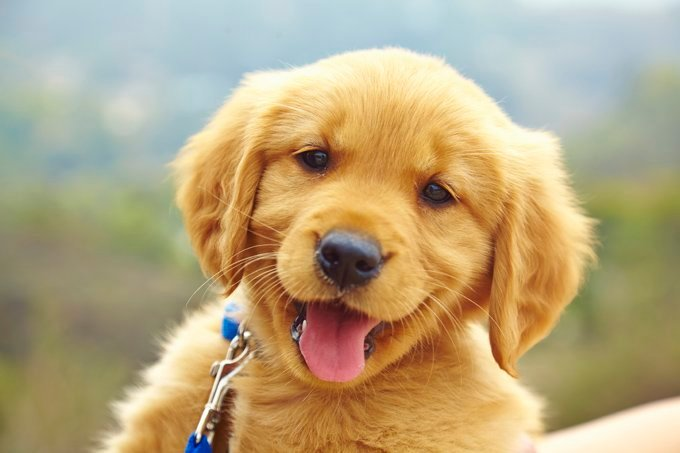
#> input picture res/puppy.jpg, 680 x 453 px
$ python noise.py
#> lines starting #> are read from the running program, lines starting #| are printed output that depends on the picture
### utils.py
import numpy as np
from PIL import Image


# [5 lines left out: function read_img, not called in this run]


def read_img_mono(path):
    # The L flag converts it to 1 channel.
#> called with path = 'res/puppy.jpg'
    img = Image.open(path).convert(mode="L")
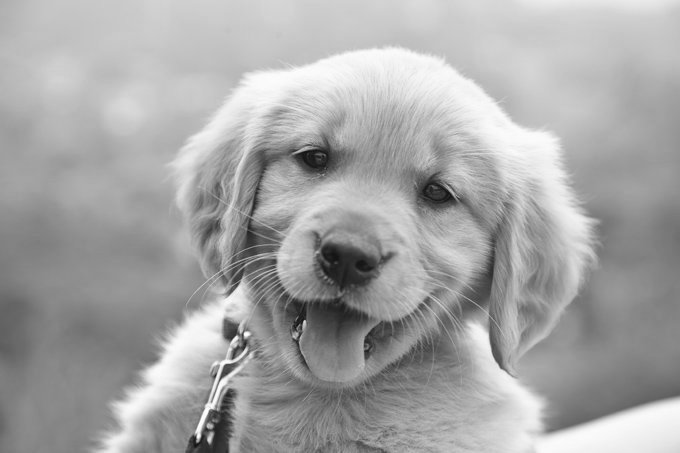
#> img: PIL image 680x453 L; min 16, max 254, mean 166.4
    return np.asarray(img)


def rgb_to_gray(ndarray):
    gray_img = Image.fromarray(ndarray).convert(mode="L")
    return np.asarray(gray_img)


def display_img(ndarray):
    Image.fromarray(ndarray.clip(0, 255).astype(np.uint8)).show()


def save_img(ndarray, path):
    Image.fromarray(ndarray.clip(0, 255).astype(np.uint8)).save(path)

### noise.py
import numpy as np
from scipy.ndimage.filters import median_filter, gaussian_filter
from scipy.signal import convolve2d, correlate2d
from skimage.util import random_noise

from utils import read_img_mono, display_img, save_img


def box_filter(dim):
    return np.ones((dim, dim)) * 1 / dim ** 2

print(box_filter(5))

img = read_img_mono("res/puppy.jpg")
display_img(img)

#img_sp_noise = generate_salt_and_pepper_noise(img)
# img_sp_noise = random_noise(img, mode='s&p', seed=None, clip=True, amount=0.05)
img_sp_noise = random_noise(img, mode='s&p', amount=0.05)
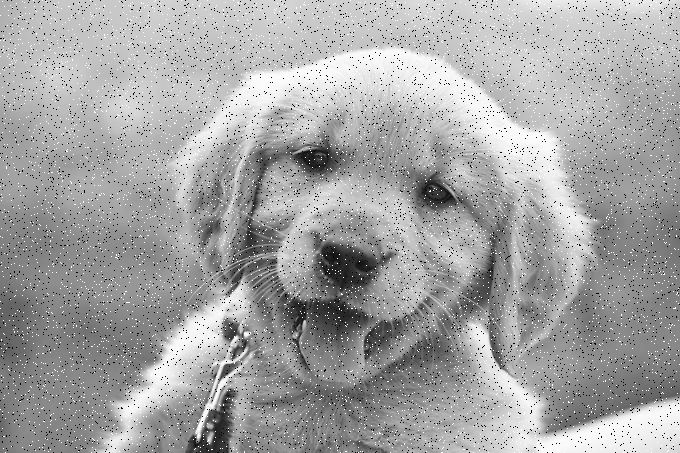
#> img_sp_noise: shape (453, 680) float64; min 0, max 1, mean 0.645
img_sp_noise = (255*img_sp_noise).astype(np.uint8)
display_img(img_sp_noise)
save_img(img_sp_noise, "noisy_puppy.jpg")


# Typecast at the end, because convolve2d returns floats.
img_denoised_box_conv = convolve2d(
    img_sp_noise, box_filter(7), mode="same").astype(np.uint8)
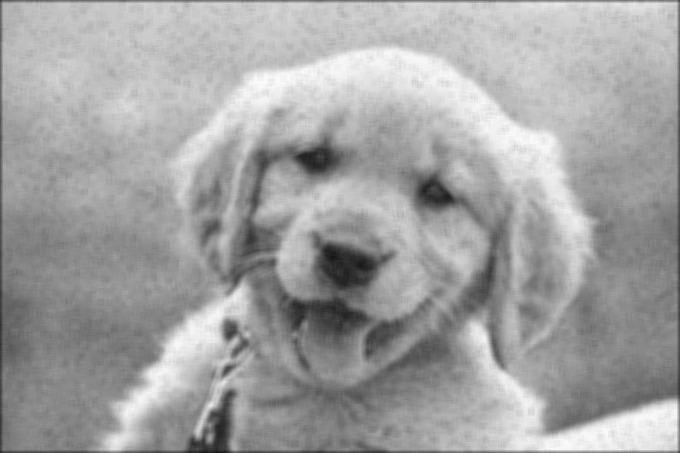
#> img_denoised_box_conv: shape (453, 680); min 22, max 250, mean 162.8
display_img(img_denoised_box_conv)
save_img(img_denoised_box_conv, "puppy_denoised_box7_conv.jpg")

# Correlation should yield the same results as convolution
# for symmetrical filters (such as the box filter).
img_denoised_box_corr = correlate2d(
    img_sp_noise, box_filter(5), mode="same").astype(np.uint8)
display_img(img_denoised_box_corr)
save_img(img_denoised_box_corr, "puppy_denoised_box5_corr.jpg")

img_denoised_gauss = gaussian_filter(img_sp_noise, sigma=2)
display_img(img_denoised_gauss)
save_img(img_denoised_gauss, "puppy_denoised_gauss.jpg")

img_denoised_median = median_filter(img_sp_noise, size=(3, 3))
display_img(img_denoised_median)
save_img(img_denoised_median, "puppy_denoised_median.jpg")
